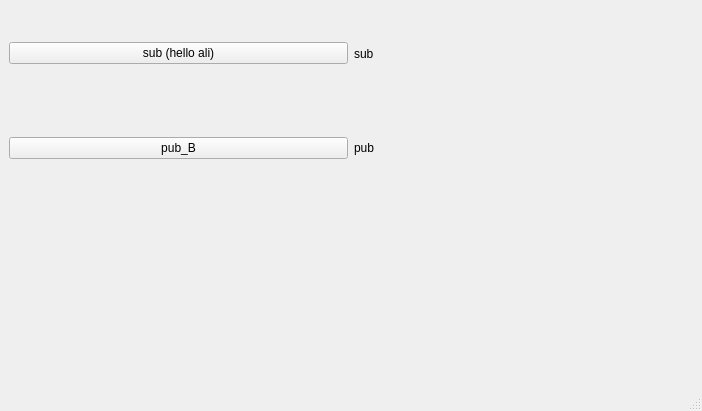
<?xml version="1.0" encoding="UTF-8"?>
<ui version="4.0">
 <class>helloGui</class>
 <widget class="QMainWindow" name="helloGui">
  <property name="geometry">
   <rect>
    <x>0</x>
    <y>0</y>
    <width>702</width>
    <height>411</height>
   </rect>
  </property>
  <property name="windowTitle">
   <string>MainWindow</string>
  </property>
  <widget class="QWidget" name="centralwidget">
   <layout class="QVBoxLayout" name="verticalLayout_3">
    <item>
     <layout class="QVBoxLayout" name="verticalLayout_2">
      <item>
       <layout class="QVBoxLayout" name="verticalLayout">
        <item>
         <layout class="QHBoxLayout" name="horizontalLayout">
          <item>
           <widget class="QPushButton" name="sub_B">
            <property name="text">
             <string>sub (hello ali)</string>
            </property>
           </widget>
          </item>
          <item>
           <widget class="QLabel" name="sub">
            <property name="text">
             <string>sub</string>
            </property>
           </widget>
          </item>
         </layout>
        </item>
        <item>
         <layout class="QHBoxLayout" name="horizontalLayout_2">
          <item>
           <widget class="QPushButton" name="pub_B">
            <property name="text">
             <string>pub_B</string>
            </property>
           </widget>
          </item>
          <item>
           <widget class="QLabel" name="pub">
            <property name="text">
             <string>pub</string>
            </property>
           </widget>
          </item>
         </layout>
        </item>
       </layout>
      </item>
      <item>
       <widget class="QLabel" name="frame_label">
        <property name="text">
         <string/>
        </property>
       </widget>
      </item>
     </layout>
    </item>
   </layout>
  </widget>
  <widget class="QMenuBar" name="menubar">
   <property name="geometry">
    <rect>
     <x>0</x>
     <y>0</y>
     <width>702</width>
     <height>22</height>
    </rect>
   </property>
  </widget>
  <widget class="QStatusBar" name="statusbar"/>
 </widget>
 <resources/>
 <connections/>
</ui>
